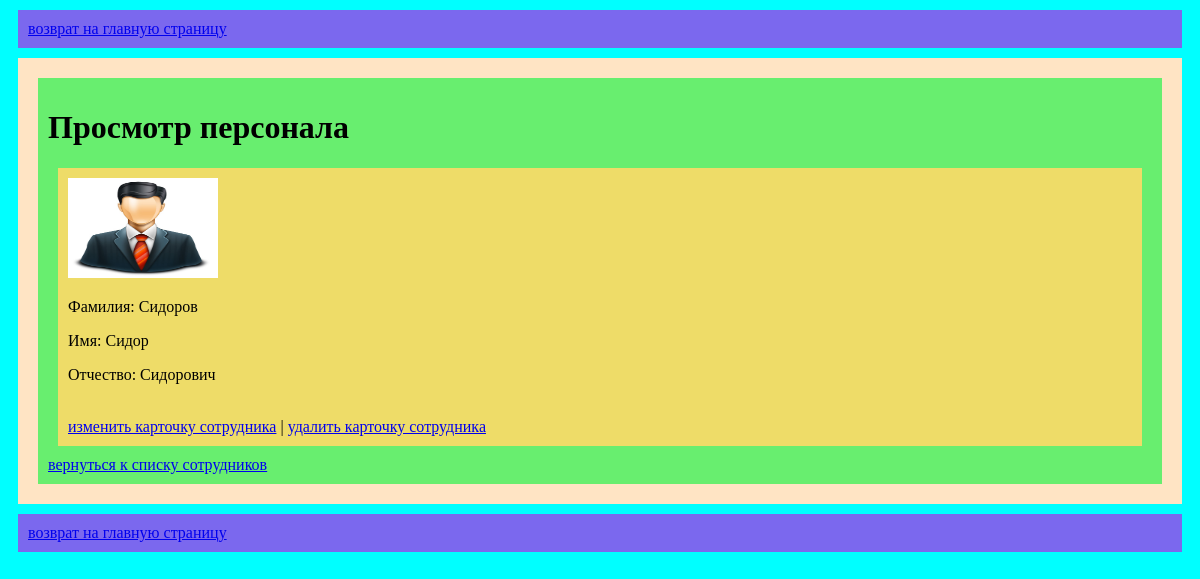
Page /detail_personnel/3 on the committed database.
### app/models.py (models this page shows, shortened)
class ProfilePersonnelModel(models.Model):
    surname = models.CharField(max_length=20, verbose_name="фамилия", blank=False,
                               validators=[MinLengthValidator(2)])  # валидация минимальной длинны
    name = models.CharField(max_length=20, verbose_name="имя", blank=True, default="неизвестно",
                            validators=[MinLengthValidator(2)])  # валидация минимальной длинны
    patronymic = models.CharField(max_length=20, verbose_name="отчество", blank=True, default="неизвестно",
                                  validators=[MinLengthValidator(2)])  # валидация минимальной длинны
    image = models.FileField(upload_to="personnel_gallery/", blank=True, verbose_name="фото сотрудника")

### app/views.py (the view)
# urls.py: path('detail_personnel/<int:pk>', views.DetailPersonnel.as_view(), name='detail_personnel'),
class DetailPersonnel(DetailView):
    template_name = "app/detail_personnel.html"
    model = models.ProfilePersonnelModel
    context_object_name = "person_one"  # переменная, передающаяся в шаблон

### app/templates/app/detail_personnel.html (shortened to what this page needs)
{% extends 'app/base.html'  %}
{% load static %}
{% block content %}
<div class="base-content">
    <h1>Просмотр персонала</h1>
    <div class="one-person">
        {% if person_one.image %}
        <img src="{{ person_one.image.url }}" alt="картинка" height="100" width="150">
        {% else %}
        <img src="{{ '/my_media/personnel_gallery/default.jpg' }}" alt='картинка' height='100' width='150'>
        {% endif %}
        <br>
        <p>Фамилия: {{ person_one.surname }} </p>
        <p>Имя: {{ person_one.name }} </p>
        <p>Отчество: {{ person_one.patronymic }} </p>
        <br>
        <a href="{% url 'app:update_personnel' person_one.pk %}">изменить карточку сотрудника</a> |
        <a href="{% url 'app:delete_personnel' person_one.pk %}">удалить карточку сотрудника</a>
    </div>
    <a href="{% url 'app:list_personnel' %}">вернуться к списку сотрудников</a>
</div>
{% endblock %}

### app/static/app/css/base.css (style rules this page uses)
html { background-color: cyan; }
.base-content { background-color: #68ee6f; margin: 10px; padding: 10px; }
.one-person { background-color: #eedc68; margin: 10px; padding: 10px; }

### rows in the picture
ProfilePersonnelModel: surname "Сидоров", name "Сидор", patronymic "Сидорович"
